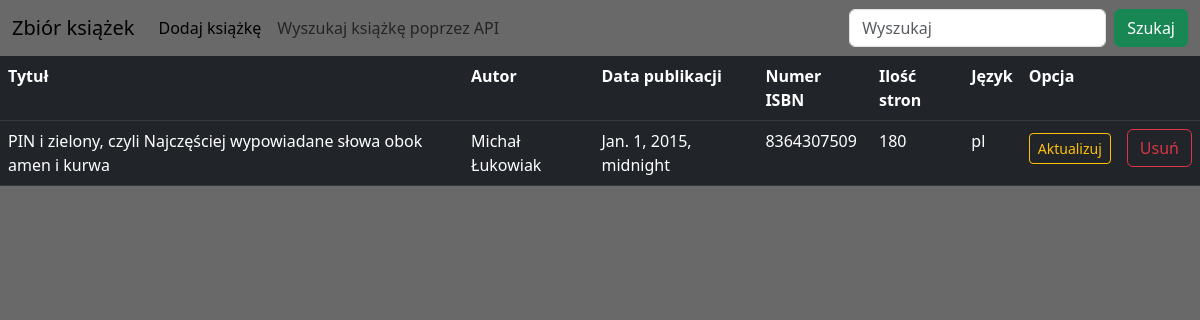
Screenshot of /book/33/ with the database file from the repository.
### book/models.py (models this page shows, shortened)
class Book(models.Model):
    title = models.CharField(max_length=50, verbose_name="Tytuł")
    author = models.CharField(max_length=50, verbose_name="Autor")
    pub_date = models.DateField(verbose_name="Data publikacji (RRRR-MM-DD)")
    isbn = models.IntegerField(verbose_name="Numer ISBN")
    pages = models.PositiveIntegerField(verbose_name="Liczba stron")
    language = models.CharField(max_length=10, verbose_name="Język")

### book/views.py (the view)
# urls.py: path('book/<int:pk>/', views.BookDetailView.as_view(), name='book-detail'),
class BookDetailView(DetailView):
    model = Book

### book/templates/book/book_detail.html (shortened to what this page needs)
{% extends "book/base.html" %}
{% block content %}
<table class="table table-dark">
   <tbody>
          <th scope="col">Tytuł</th>
          <th scope="col">Autor</th>
          <th scope="col">Data publikacji</th>
          <th scope="col">Numer ISBN</th>
          <th scope="col">Ilość stron</th>
          <th scope="col">Język</th>
          <th scope="col">Opcja</th>
          <th scope="col"> </th>
   </tbody>
    <tbody>
       <tr>
          <td>{{ book.title }}</td>
          <td>{{ book.author }}</td>
          <td>{{ book.pub_date }}</td>
          <td>{{ book.isbn }}</td>
          <td>{{ book.pages }}</td>
          <td>{{ book.language }}</td>
          <td><a class="btn btn-outline-warning btn-sm mt-1 mb-1" href="{% url 'book-update' object.id %}">Aktualizuj</a></td>
          <td><a class="btn btn-outline-danger my-2 my-sm-0" href="{% url 'book-delete' object.id %}">Usuń</a></td>
       </tr>
    </tbody>
</table>
{% endblock content %}

### rows the page displays
Book: title "PIN i zielony, czyli Najczęściej wypowiadane słowa obok amen i kurwa", author "Michał Łukowiak", pub_date "Jan. 1, 2015, midnight", isbn "8364307509", pages "180", language "pl"
